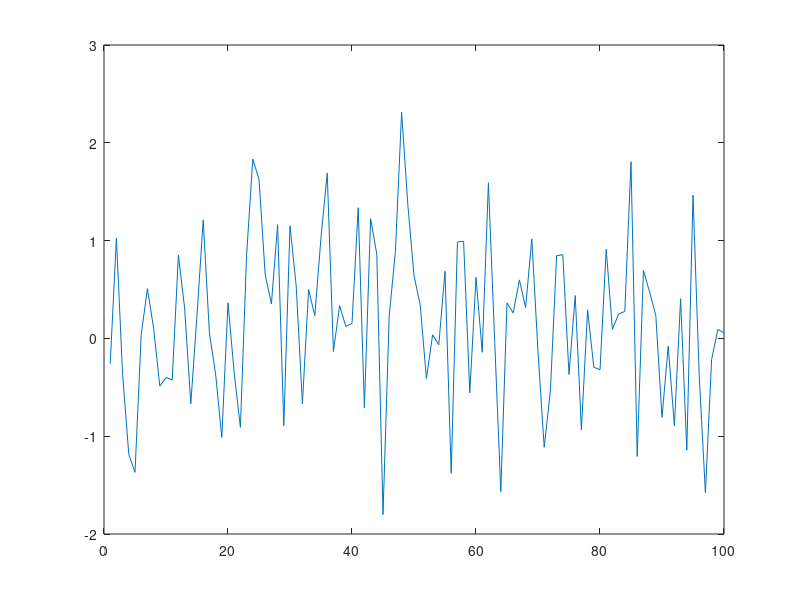
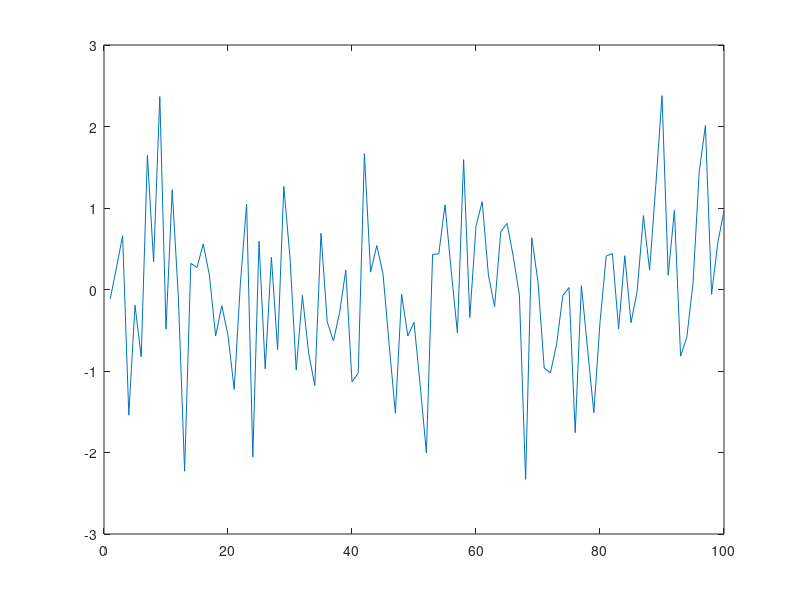

MATLAB code for these plots, in order:
%% ==================== BLIJF VAN DE VOLGENDE CODE AF! ====================
%                    |a98b28f83bea9f4fe93ad41fda29c4f5|
%                            1711051801
%
% LEES DE VOLGENDE REGELS:
%
% 1 -   De volgende DOOR ONS AANGEMAAKTE zaken mag je NIET aanpassen:
%                           A: Bestandsnamen
%                           B: Door ons aangemaakt commentaar
%                           C: Folders en folderstructuur
%                           D: De code in deze codesectie
%       Doe je dat toch dan krijg je GEEN punten voor deze weekopdracht.
% 2 -   Als dit bestand niet uit te voeren valt, bijvoorbeeld doordat je
%       tijdens het uitvoeren een foutmelding krijgt, krijg je GEEN punten!
% 3 -   Elke variabele waar 'NaN' aan wordt toegekend moet JIJ bewerken.
% 4 -   Je maakt de opdracht in dit bestand. Vul het bestand alleen met
%       voor de opdracht nuttige code. Doe je dit niet dan kan dat een
%       vermindering van het te verdienen aantal punten als gevolg hebben.
% 5 -   Door JOU geschreven commentaar regels (met %% of %) worden niet
%       door ons gelezen of gebruikt. 
% 
% Opdrachtbeschrijving:
% Deze opdracht bestaat uit het schrijven/aanvullen van een SCRIPT. De
% specifieke opdracht staat hieronder.
%
% LET OP!
% Exacte naamgeving is heel belangrijk! Merk bv. het verschil op tussen
% de twee variabelen: 'mekker' en de variabele 'Mekker'. Matlab maakt dus 
% onderscheid tussen kleine letters en hoofdletters.
%
% =================== BLIJF VAN VOORGAANDE CODE AF! ======================
 
%% Opdracht 4
% Zie onderstaande code. Plot de twee signalen in hun eigen figure.

signaal1 = randn(1,100);
signaal2 = randn(1,100);

figure(1)
plot(signaal1)
figure(2)
plot(signaal2)
